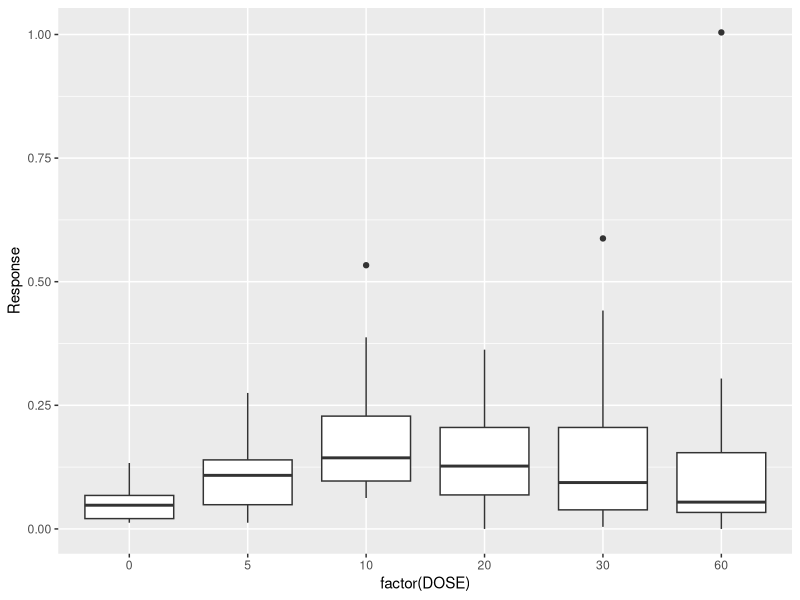
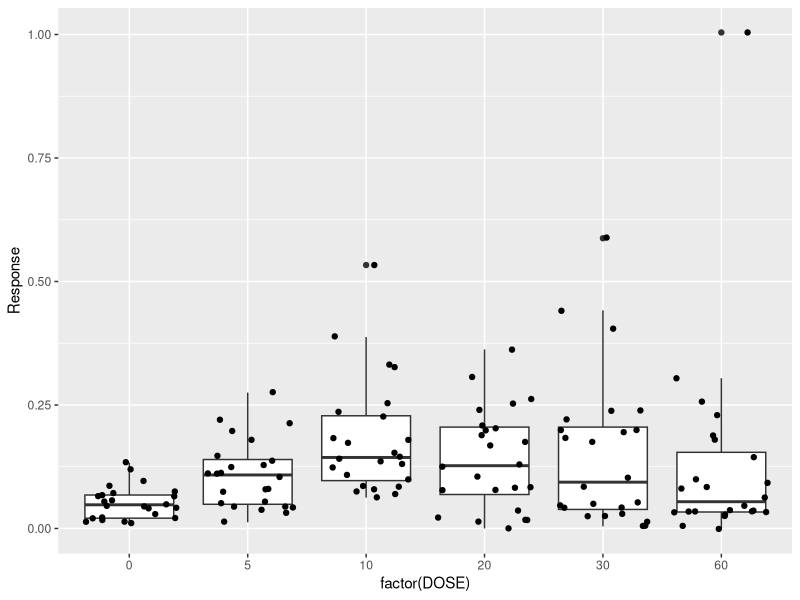
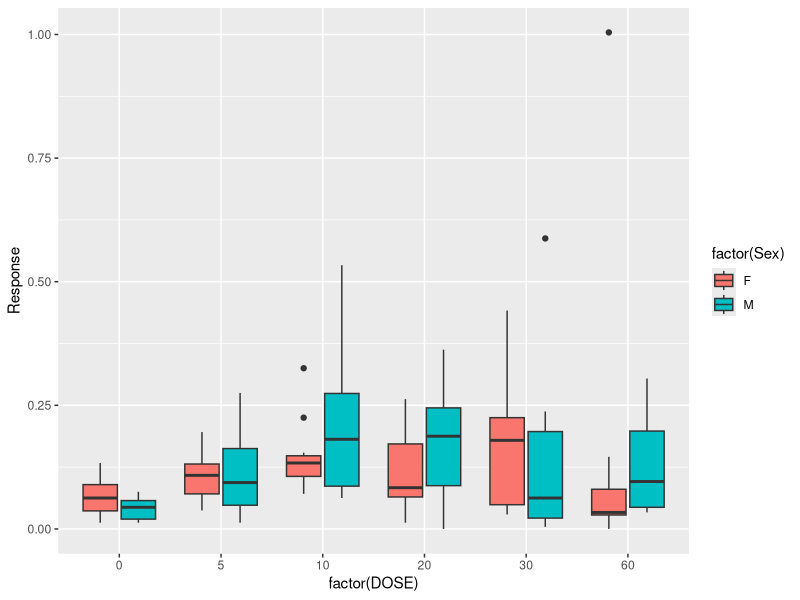
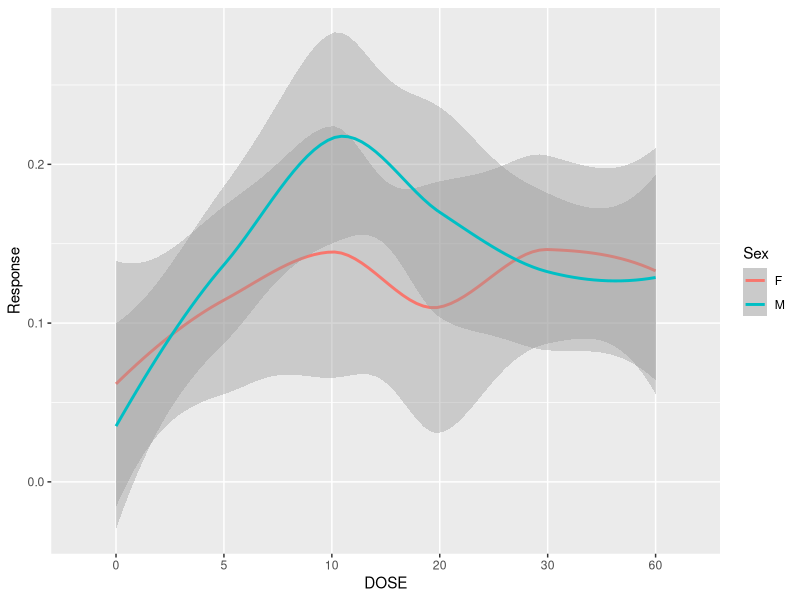
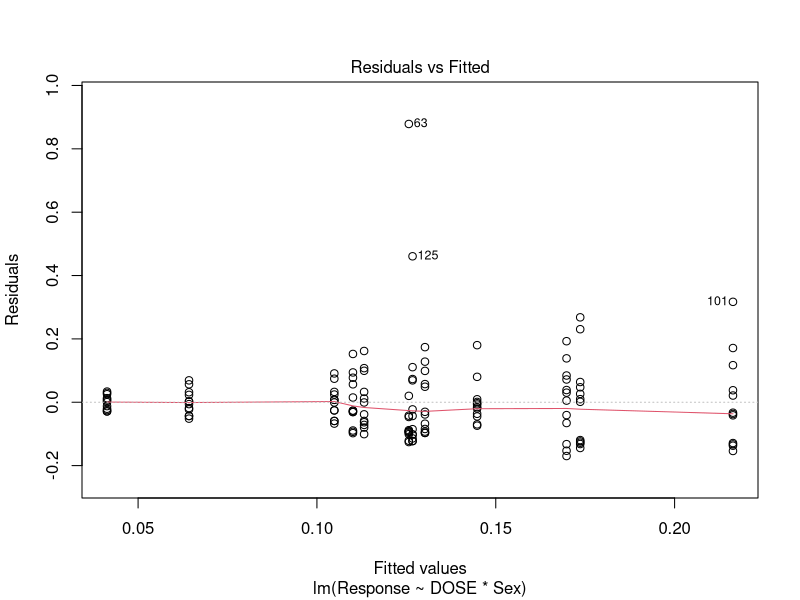
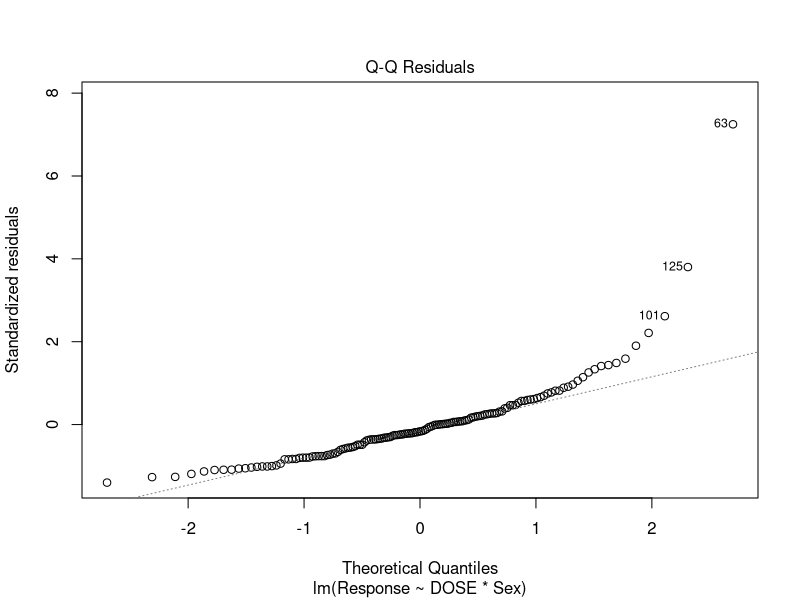
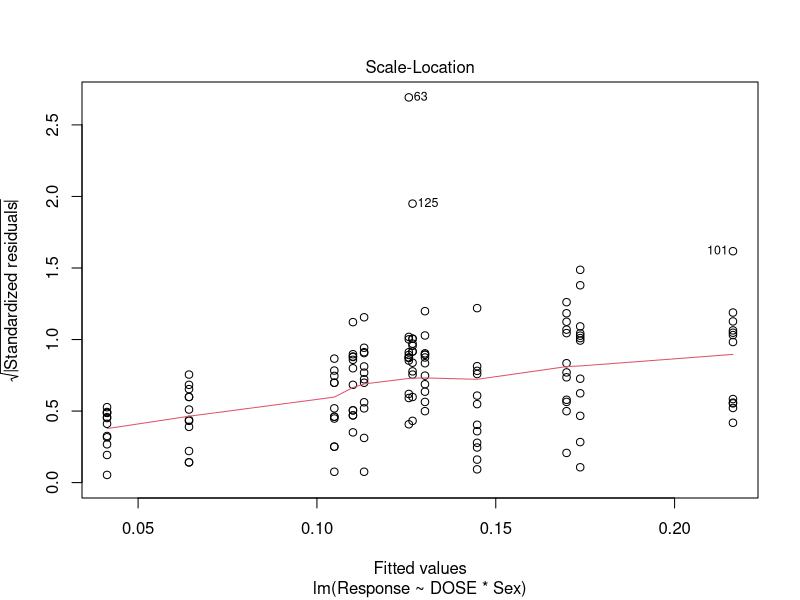
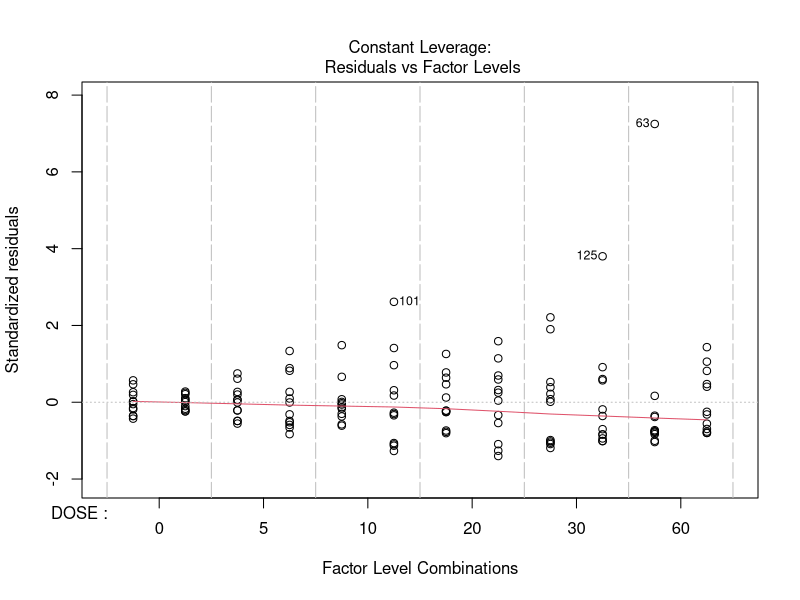

Here is the R script that generated these plots, in order:
## ---- chunk 1

ipak <- function(pkg){
        new.pkg <- pkg[!(pkg %in% installed.packages()[, "Package"])]
        if (length(new.pkg))
                install.packages(new.pkg, dependencies = TRUE)
        sapply(pkg, require, character.only = TRUE)
}

# usage
packages <- c("ggplot2", "Rmisc", "tidyr", "RColorBrewer", "plotly", "ggplot2", "nlme", "dplyr", "cowplot", "grid", "gridExtra", "reshape", "plyr", "psych") # add or remove packages as needed
ipak(packages)
## ---- chunk 2
#Load dataset
mydataset <- read.csv("data/Sample-Dose-Effect-Curve.csv")

#Explore dataset
summary(mydataset)
str(mydataset)

## ---- chunk 3


mydataset<-rename(mydataset, c("IV.Sex"="Sex", "DV.Activity"="Activity", "IV.DOSE"="DOSE", "DV.Response"="Response"))
str(mydataset)

## ---- chunk 4
mydataset$Subject<-as.factor(mydataset$Subject)
mydataset$DOSE<-as.factor(mydataset$DOSE)

#Explore dataset
summary(mydataset)
str(mydataset)
## ---- chunk 5
with(mydataset, (levels(Sex)))
mydataset$Sex<-with(mydataset, revalue(Sex, c("Fem"="F")))
str(mydataset)

## ---- chunk 6
### Subset dataset for separate analysis if needed
Female<-subset(mydataset, Sex=="F")
Male<-subset(mydataset, Sex=="M")

summary(Female)
summary(Male)
## ---- chunk 7
#Basic summary statistics by group
with(mydataset, (describeBy(Response, list(DOSE, Sex), mat=TRUE)))

# How about a nicer view of this table
library(knitr) # use knitr package

# use kable function
kable(with(mydataset, (describeBy(Response, list(DOSE, Sex), mat=TRUE))))
## ---- chunk 8
#Boxplot
p<-ggplot(mydataset, aes(factor(DOSE), Response))
p+geom_boxplot()

# save boxplot as bp1
bp1<-ggplot(mydataset, aes(factor(DOSE), Response))+
  geom_boxplot()


#Boxplot with individual data
p<-ggplot(mydataset, aes(factor(DOSE), Response))
p+geom_boxplot() +
geom_jitter()

# save as bp2
bp2<-ggplot(mydataset, aes(factor(DOSE), Response))+
  geom_boxplot() +
  geom_jitter()


#Boxplot: by Sex
p<-ggplot(mydataset, aes(factor(DOSE), Response))
p+geom_boxplot(aes(fill=factor(Sex)))

# save as bp3

bp3<-ggplot(mydataset, aes(factor(DOSE), Response))+
  geom_boxplot(aes(fill=factor(Sex)))


#Line plot: DOSE by Sex

ggplot(mydataset, aes(x=DOSE, y=Response, colour=Sex, group=Sex)) + 
  geom_smooth()
  
  
  
## ---- chunk 9
# Comparing models
fit0<-lm(Response~1, data=mydataset)
fit1<-lm(Response~DOSE, data=mydataset)
fit2<-lm(Response~DOSE+Sex, data=mydataset)
anova(fit0,fit1,fit2)

# Fitting model
fit <- lm(Response~DOSE+Sex, data=mydataset)
anova(fit) # anova table 
summary(fit)

fit <- lm(Response~DOSE*Sex, data=mydataset)
anova(fit) # anova table 
summary(fit)

# Other useful functions 
coefficients(fit) # model coefficients
confint(fit, level=0.95) # CIs for model parameters 
vcov(fit) # covariance matrix for model parameters 
plot(fit)

# diagnostic plots 
layout(matrix(c(1,2,3,4),2,2)) # optional 4 graphs/page 
plot(fit)

## ---- chunk 10

# Build a baseline: no predictors other than the intercept

baseline<-lme(Response~1, random=~1 | Subject/DOSE/Sex, data=mydataset, method="ML")

# note that the outcome is predicted only from the intercept (Response~1)
# and we asked to use ML to estimate the model
# the variables DOSE/Sex are nested within the variable Subject (scores for levels of thes variables can be found within each Sbuject)
# to see the effect of each predictor we need to add them one by one
# lets add "DOSE" variable to the model

doseModel<-update(baseline, .~. +DOSE)

# note that we created new model "doseModel" so we can compare it to "baseline" above if need it
# note that we used update function to simply update the model above without rewriting most of it
# next, we can keep buildign the modely by adding "Sex" variable to the "doseModel"


sexModel<-update(doseModel, .~. +Sex)

# note that we created a new model "sexModel" using "update" function
# next, lets add interaction term

mixModel<-update(sexModel, .~. +DOSE:Sex)

# to compare these models we can list them in the order in which we want them to be compared using anova() function

anova(baseline, doseModel, sexModel, mixModel)

# We can further explore the model by runnign summary function

summary(doseModel) 

# this give us all the comparisons to 0 we need!
# next lets explore sexModel

summary(sexModel)

# looks like there "Sex" did not significantly contribued to the variance
# finally lets explore mixModel

summary(mixModel)


